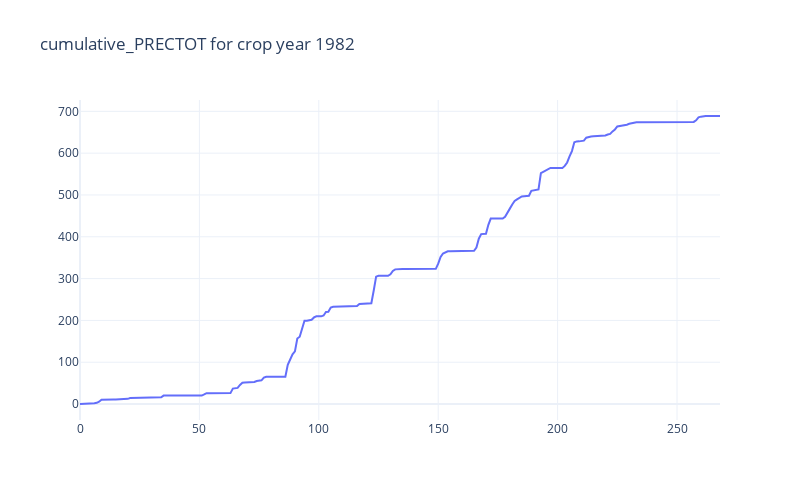

Notebook code cell kept with this figure:
### Code cell
# check that the operation is successful
# make a plot of the col for a certain crop year
index_year = 0
x, y = data_cluster.columns, data_cluster.values[index_year]

fig = go.Figure(data=[
                      go.Scatter(x=x, y=y),

])

fig.update_layout(
    title=f"{col_name} for crop year {data_cluster.index[index_year]}",
    height=500,
    width=800
)

fig.show()

### Figure 1 — Plotly figure (JSON) as saved in the notebook; plotly's stock layout.template omitted (floating-point values rounded to 4 significant figures; data arrays with more than 128 entries replaced by an {"elided": "..."} marker saying what was removed)
{"data": [{"type": "scatter", "x": {"elided": "269 int values"}, "y": {"elided": "269 float values"}}], "layout": {"height": 500, "title": {"text": "cumulative_PRECTOT for crop year 1982"}, "width": 800}}
